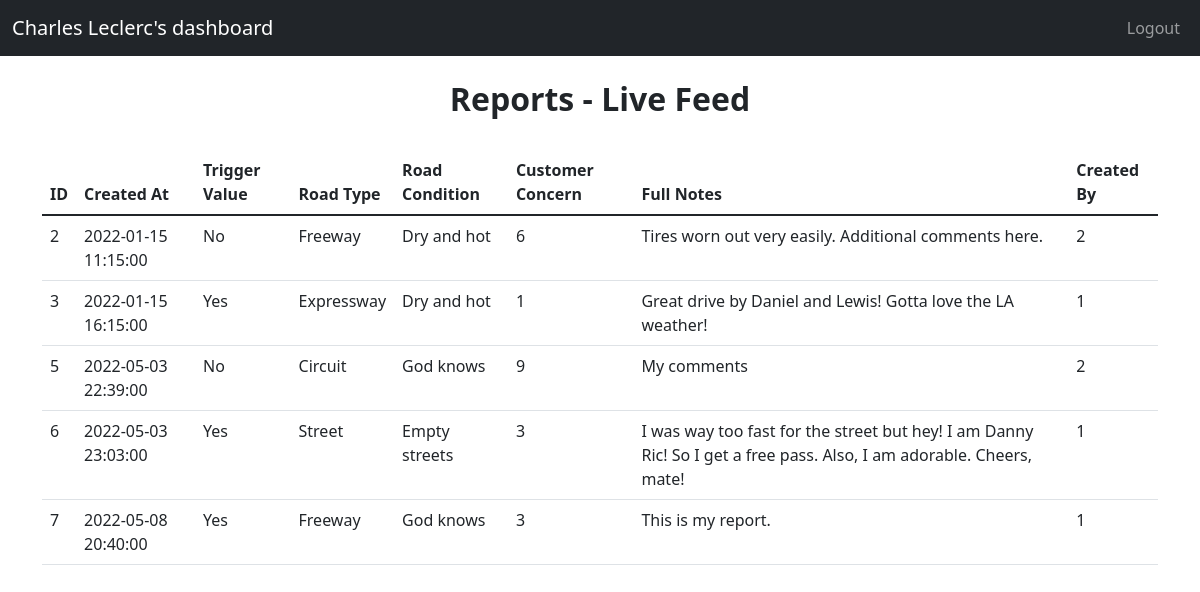
The app's page /admin/dashboard.php (signed in) with its own data.
### tables this page shows
CREATE TABLE `Employee` (
  `ID` int(6) UNSIGNED NOT NULL,
  `FirstName` varchar(30) NOT NULL,
  `LastName` varchar(30) NOT NULL,
  `Email` varchar(40) NOT NULL,
  `Passcode` char(128) DEFAULT NULL,
  `Designation` varchar(30) NOT NULL
);

CREATE TABLE `Report` (
  `ID` int(6) UNSIGNED NOT NULL,
  `IssueTime` datetime NOT NULL,
  `Mileage` decimal(4,2) NOT NULL,
  `Speed` decimal(5,2) NOT NULL,
  `Temperature` decimal(5,2) DEFAULT NULL,
  `TriggerValue` varchar(3) DEFAULT NULL,
  `RoadType` varchar(50) DEFAULT NULL,
  `RoadConditionNotes` varchar(100) DEFAULT NULL,
  `CustomerConcernLevel` int(2) NOT NULL,
  `Comments` text,
  `CreatedBy` int(6) UNSIGNED DEFAULT NULL,
  `DriveID` int(6) UNSIGNED DEFAULT NULL
);

### dbManage.php (called while the page is built, shortened)
<?php
    function getEmployeeNameFromEmail($conn, $email) {
        $res = $conn->query("SELECT FirstName, LastName FROM Employee WHERE Email='$email'");
        $row = $res->fetch_array();
        $name = $row[0] . " " . $row[1];
        return $name;
    }
    function getAllReports($conn) {
        $res = $conn->query("SELECT * FROM Report");
        $reports = $res->fetch_all();
        $ret = array();
        foreach($reports as $rep) {
            $temp = array();
            $temp['ID'] = $rep[0];
            $temp['Issue_Time'] = $rep[1];
            $temp['Mileage'] = $rep[2];
            $temp['Speed'] = $rep[3];
            $temp['Temperature'] = $rep[4];
            $temp['Trigger'] = $rep[5];
            $temp['Road_Type'] = $rep[6];
            $temp['Road_Conditions'] = $rep[7];
            $temp['Customer_Concern'] = $rep[8];
            $temp['Comments'] = $rep[9];
            $temp['Created_By'] = $rep[10];
            $temp['Drive_ID'] = $rep[11];
            $ret[] = $temp;
        }
        return $ret;
    }
?>

### admin/dashboard.php (the view, shortened to what this page needs)
<?php
    require '../dbManage.php';
    if ($_SESSION) {
        $email = $_SESSION['Email'];
        $name = getEmployeeNameFromEmail($conn, $email);
        $reports = getAllReports($conn);
    }
?>
<!DOCTYPE html>
<html lang="en">
<head>
    <link href="https://cdn.jsdelivr.net/npm/bootstrap@5.1.3/dist/css/bootstrap.min.css" rel="stylesheet">
</head>
<body>
    <nav class="navbar navbar-expand-sm bg-dark navbar-dark">
        <div class="container-fluid">
            <a class="navbar-brand" href="#"><?php echo $name . "'s dashboard"; ?></a>
            <div class="collapse navbar-collapse justify-content-end" id="collapsibleNavbar">
                <ul class="navbar-nav">
                    <li class="nav-item">
                        <a class="nav-link" href="../index.php">Logout</a>
                    </li>
                </ul>
            </div>
        </div>
    </nav>
    <div class="container">
        <div class="row justify-content-center">
            <div class="col-xl-12 col-md-8">
                <div class="text-center p-4"><h2 class="fw-bold">Reports - Live Feed</h2></div>
                <table class="table">
                    <thead>
                        <tr>
                            <th scope="col">ID</th>
                            <th scope="col">Created At</th>
                            <th scope="col">Trigger Value</th>
                            <th scope="col">Road Type</th>
                            <th scope="col">Road Condition</th>
                            <th scope="col">Customer Concern</th>
                            <th scope="col">Full Notes</th>
                            <th scope="col">Created By</th>
                        </tr>
                    </thead>
                    <tbody>
                        <?php
                            foreach($reports as $r) {
                                echo "<tr>";
                                echo "<td>".$r['ID']."</td>";
                                echo "<td>".$r['Issue_Time']."</td>";
                                echo "<td>".$r['Trigger']."</td>";
                                echo "<td>".$r['Road_Type']."</td>";
                                echo "<td>".$r['Road_Conditions']."</td>";
                                echo "<td>".$r['Customer_Concern']."</td>";
                                echo "<td>".$r['Comments']."</td>";
                                echo "<td>".$r['Created_By']."</td>";
                                echo "</tr>";
                            }
                        ?>
                    </tbody>
                </table>
            </div>
        </div>
    </div>
</body>
</html>

### records on screen
employee: name "Charles Leclerc"
report: ID "2", IssueTime "2022-01-15 11:15:00", TriggerValue "No", RoadType "Freeway", RoadConditionNotes "Dry and hot", CustomerConcernLevel "6", Comments "Tires worn out very easily. Additional comments here.", CreatedBy "2"
report: ID "3", IssueTime "2022-01-15 16:15:00", TriggerValue "Yes", RoadType "Expressway", RoadConditionNotes "Dry and hot", CustomerConcernLevel "1", Comments "Great drive by Daniel and Lewis! Gotta love the LA weather!", CreatedBy "1"
report: ID "5", IssueTime "2022-05-03 22:39:00", TriggerValue "No", RoadType "Circuit", RoadConditionNotes "God knows", CustomerConcernLevel "9", Comments "My comments", CreatedBy "2"
report: ID "6", IssueTime "2022-05-03 23:03:00", TriggerValue "Yes", RoadType "Street", RoadConditionNotes "Empty streets", CustomerConcernLevel "3", Comments "I was way too fast for the street but hey! I am Danny Ric! So I get a free pass. Also, I am adorable. Cheers, mate!", CreatedBy "1"
report: ID "7", IssueTime "2022-05-08 20:40:00", TriggerValue "Yes", RoadType "Freeway", RoadConditionNotes "God knows", CustomerConcernLevel "3", Comments "This is my report.", CreatedBy "1"
